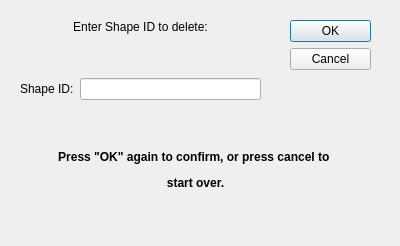
<?xml version="1.0" encoding="UTF-8"?>
<ui version="4.0">
 <class>deleteshape</class>
 <widget class="QDialog" name="deleteshape">
  <property name="geometry">
   <rect>
    <x>0</x>
    <y>0</y>
    <width>400</width>
    <height>246</height>
   </rect>
  </property>
  <property name="windowTitle">
   <string>Dialog</string>
  </property>
  <widget class="QDialogButtonBox" name="buttonBox">
   <property name="geometry">
    <rect>
     <x>290</x>
     <y>20</y>
     <width>81</width>
     <height>241</height>
    </rect>
   </property>
   <property name="orientation">
    <enum>Qt::Vertical</enum>
   </property>
   <property name="standardButtons">
    <set>QDialogButtonBox::Cancel|QDialogButtonBox::Ok</set>
   </property>
  </widget>
  <widget class="QWidget" name="verticalLayoutWidget">
   <property name="geometry">
    <rect>
     <x>20</x>
     <y>20</y>
     <width>241</width>
     <height>80</height>
    </rect>
   </property>
   <layout class="QVBoxLayout" name="verticalLayout">
    <item>
     <layout class="QFormLayout" name="formLayout">
      <item row="2" column="0">
       <widget class="QLabel" name="label_2">
        <property name="text">
         <string>Shape ID:</string>
        </property>
       </widget>
      </item>
      <item row="2" column="1">
       <widget class="QLineEdit" name="shapeIDLineEdit"/>
      </item>
      <item row="0" column="0" colspan="2">
       <widget class="QLabel" name="label">
        <property name="text">
         <string>&lt;html&gt;&lt;head/&gt;&lt;body&gt;&lt;p align=&quot;center&quot;&gt;Enter Shape ID to delete:&lt;/p&gt;&lt;/body&gt;&lt;/html&gt;</string>
        </property>
       </widget>
      </item>
      <item row="1" column="0">
       <spacer name="verticalSpacer">
        <property name="orientation">
         <enum>Qt::Vertical</enum>
        </property>
        <property name="sizeHint" stdset="0">
         <size>
          <width>20</width>
          <height>40</height>
         </size>
        </property>
       </spacer>
      </item>
     </layout>
    </item>
   </layout>
  </widget>
  <widget class="QLabel" name="areYouSureLabel">
   <property name="enabled">
    <bool>true</bool>
   </property>
   <property name="geometry">
    <rect>
     <x>20</x>
     <y>110</y>
     <width>351</width>
     <height>121</height>
    </rect>
   </property>
   <property name="text">
    <string>&lt;html&gt;&lt;head/&gt;&lt;body&gt;&lt;p align=&quot;center&quot;&gt;&lt;img src=&quot;:/new/images/img/areyousure.png&quot; width=&quot;250&quot;/&gt;&lt;/p&gt;&lt;p align=&quot;center&quot;&gt;&lt;span style=&quot; font-weight:600;&quot;&gt;Press &amp;quot;OK&amp;quot; again to confirm, or press cancel to &lt;/span&gt;&lt;/p&gt;&lt;p align=&quot;center&quot;&gt;&lt;span style=&quot; font-weight:600;&quot;&gt;start over.&lt;/span&gt;&lt;/p&gt;&lt;/body&gt;&lt;/html&gt;</string>
   </property>
  </widget>
 </widget>
 <resources/>
 <connections>
  <connection>
   <sender>buttonBox</sender>
   <signal>accepted()</signal>
   <receiver>deleteshape</receiver>
   <slot>accept()</slot>
   <hints>
    <hint type="sourcelabel">
     <x>248</x>
     <y>254</y>
    </hint>
    <hint type="destinationlabel">
     <x>157</x>
     <y>274</y>
    </hint>
   </hints>
  </connection>
  <connection>
   <sender>buttonBox</sender>
   <signal>rejected()</signal>
   <receiver>deleteshape</receiver>
   <slot>reject()</slot>
   <hints>
    <hint type="sourcelabel">
     <x>316</x>
     <y>260</y>
    </hint>
    <hint type="destinationlabel">
     <x>286</x>
     <y>274</y>
    </hint>
   </hints>
  </connection>
 </connections>
</ui>
